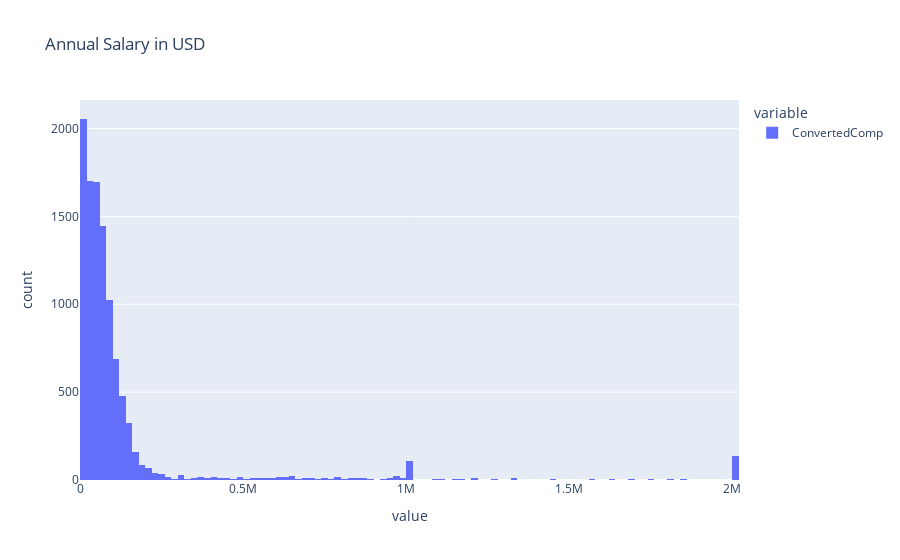

Notebook source saved alongside this figure:
### Markdown cell above
Plot the histogram for the column `ConvertedComp`.

### Code cell
fig = px.histogram(df['ConvertedComp'], title = 'Annual Salary in USD')
fig.show()

### Figure 1 — Plotly figure (JSON) as saved in the notebook; plotly's stock layout.template omitted (floating-point values rounded to 4 significant figures; data arrays with more than 128 entries replaced by an {"elided": "..."} marker saying what was removed)
{"data": [{"alignmentgroup": "True", "bingroup": "x", "hovertemplate": "variable=ConvertedComp<br>value=%{x}<br>count=%{y}<extra></extra>", "legendgroup": "ConvertedComp", "marker": {"color": "#636efa", "pattern": {"shape": ""}}, "name": "ConvertedComp", "offsetgroup": "ConvertedComp", "orientation": "v", "showlegend": true, "type": "histogram", "x": {"elided": "11398 int values"}, "xaxis": "x", "yaxis": "y"}], "layout": {"barmode": "relative", "legend": {"title": {"text": "variable"}, "tracegroupgap": 0}, "title": {"text": "Annual Salary in USD"}, "xaxis": {"anchor": "y", "domain": [0, 1], "title": {"text": "value"}}, "yaxis": {"anchor": "x", "domain": [0, 1], "title": {"text": "count"}}}}
